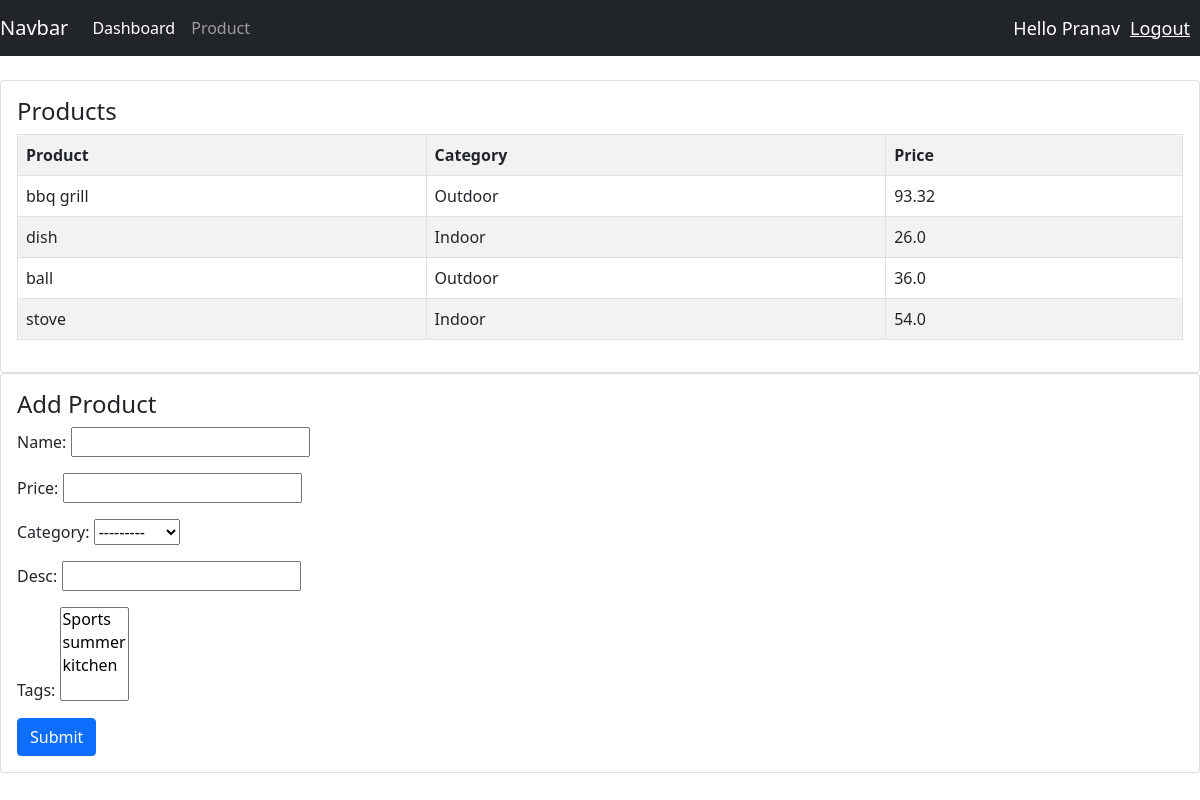
The page /product/ (signed in) on the database as committed earlier.
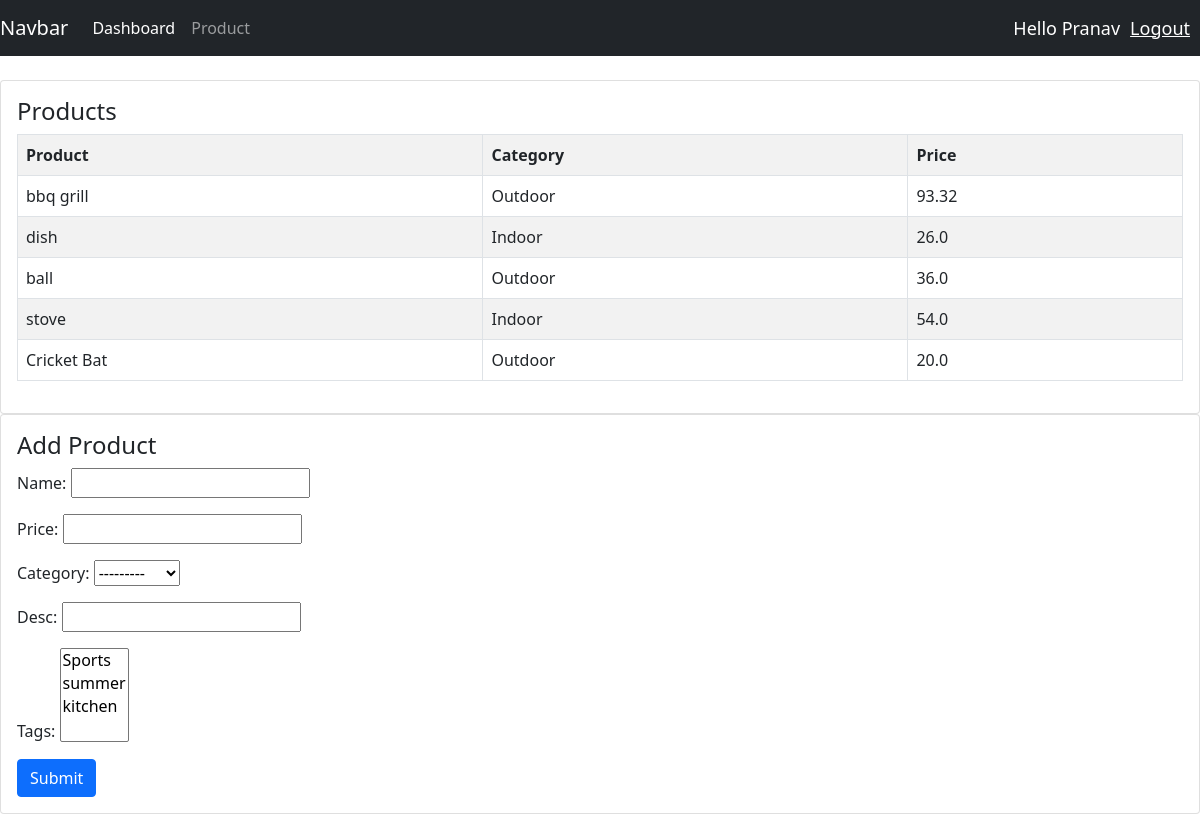
The same page on the database as committed later.
### cms_app/models.py (models this page shows, shortened)
class Product(models.Model):
    CATEGORY=(
        ('Indoor','Indoor'),
        ('Outdoor','Outdoor')
    )
    name=models.CharField(max_length=100,null=True)
    price=models.FloatField(null=True)
    category=models.CharField(max_length=100,null=True,choices=CATEGORY)
    desc=models.CharField(max_length=100,null=True,blank=True)
    date_created=models.DateTimeField(auto_now_add=True,null=True)
    tags=models.ManyToManyField(Tag)

### cms_app/decorators.py (the view)
         def wrapper_func(request,*args, **kwargs):
             group=None
             if request.user.groups.exists():
                 group=request.user.groups.all()[0].name
             if group in allowed_roles:
                return view_func(request,*args, **kwargs)
             else:
                return HttpResponse("You are not authorized")

### cms_app/forms.py
class ProductForm(ModelForm):
    class Meta:
        model=Product
        fields="__all__"

### cms_app/models.py (called while the page is built)
    def __str__(self):
        return self.name

### cms_app/views.py (called while the page is built)
@login_required(login_url='login')
@allowed_user(allowed_roles=['admin'])
def product(request):
    product=Product.objects.all()
    product_form=ProductForm()
    if request.method=="POST":
        product_form=ProductForm(request.POST)
        if product_form.is_valid():
            product_form.save()
    context={'product':product,"product_form":product_form}
    return render(request,'cms_app/product.html',context)

### cms_app/templates/cms_app/product.html (shortened to what this page needs)
{% extends 'cms_app/main.html' %}
    {% block content %}
    <br>
    <div class="row">
        <div class="col-md">
            <div class="card card-body">
                <h4>Products</h4>
                <table class="table table-bordered table-striped">
                    <tr>
                        <th>Product</th>
                        <th>Category</th>
                        <th>Price</th>
                    </tr>
                    {% for products in product %}
                        <tr>
                            <td>{{products.name}}</td>
                            <td>{{products.category}}</td>
                            <td>{{products.price}}</td>
                        </tr>
                    {% endfor %}
                </table>
            </div>
        </div>
    </div>
    <div class="row">
        <div class="col-md">
            <div class="card card-body">
                <h4>Add Product</h4>
                <form method="POST" action="">
                    <div class="form-group">
                        {{product_form.as_p}}
                    </div>
                    <button type="submit" class="btn btn-primary">Submit</button>
                </form>
            </div>
        </div>
    </div>
    {% endblock %}

Rows that differ between the two databases and show on the page:
added Product: name "Cricket Bat", category "Outdoor", price "20.0"
